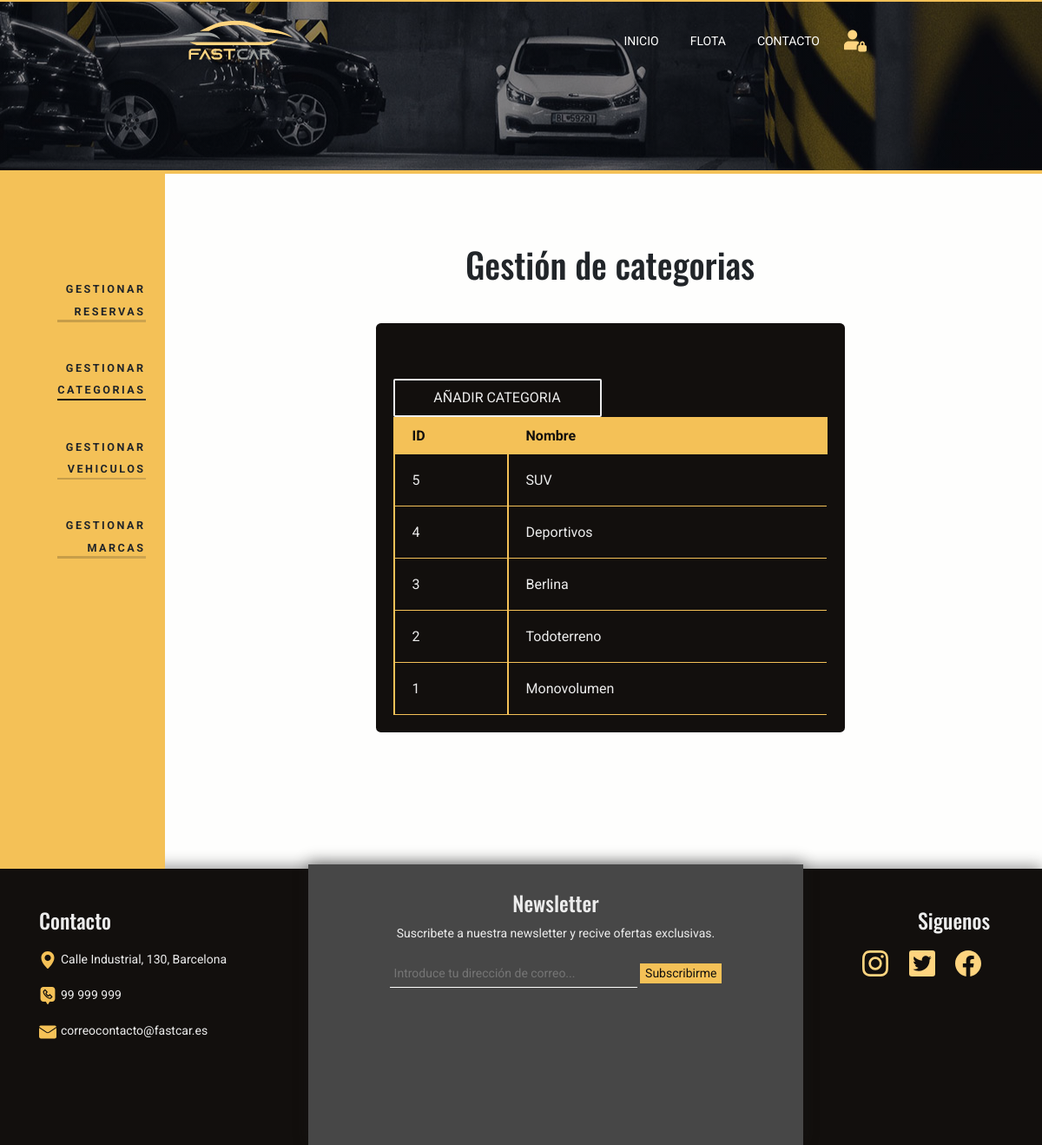
Page /categoria/index (signed in) on the committed database.
### tables this page shows
CREATE TABLE `categorias` (
  `id` int(255) NOT NULL,
  `nombre_categoria` varchar(100) NOT NULL,
  `fecha_creacion` timestamp NOT NULL DEFAULT current_timestamp(),
  `fecha_actualizacion` timestamp NULL DEFAULT NULL ON UPDATE current_timestamp()
);

### controllers/categoriaController.php (called while the page is built, shortened)
<?php
    require_once 'models/categoria.php';
    class categoriaController{
        public function index() {
            $categoria= new Categoria();
            $categorias = $categoria->getAll();
            require_once 'views/categoria/index.php';
        }
    }

### config/db.php (called while the page is built)
<?php
class Database{
	public static function connect(){
		$db = new mysqli('localhost', 'root', '', 'alquiler_coches');
		$db->query("SET NAMES 'utf8'");
		return $db;
	}
}

### models/categoria.php (called while the page is built, shortened)
<?php
class Categoria{
    private $db;
    function __construct() {
        $this->db = Database::connect();
    }
    public function getAll(){
        $categorias = $this->db->query("SELECT * FROM categorias ORDER BY id DESC;");
        return $categorias;
    }
}

### views/categoria/index.php (the view, shortened to what this page needs)
<div class="bg-half bg-storage"></div>
<div class="row">
<aside class="sidebar col-2">
    <nav class="nav">
      <ul>
        <li><a href="<?=base_url?>reserva/gestion">Gestionar reservas</a></li>
        <li class="active"><a href="#">Gestionar categorias</a></li>
        <li><a href="<?=base_url?>vehiculo/gestion">Gestionar vehiculos</a></li>
        <li><a href="<?=base_url?>marca/index">Gestionar marcas</a></li>
      </ul>
    </nav>
</aside>
<section class="gestion col-10">
    <h1 class="text-center">Gestión de categorias</h1>
    <div class="dark-wrapper">
        <a href="<?=base_url?>categoria/crear"><button class="btn btn-secondary-light">Añadir categoria</button></a>
    	<table class="table-dark">
    	<tr>
    		<th>ID</th>
    		<th>Nombre</th>
    	</tr>
	    <?php while ($cat = $categorias->fetch_object()):?>
	    	<tr>
		    	<td><?php echo $cat->id; ?></td>
		    	<td><?php echo $cat->nombre_categoria; ?></td>
	    	</tr>
	   	<?php endwhile; ?>
   	</table>
    </div>
</section>
</div>

### assets/css/style.css (style rules this page uses)
body { font-family: 'Roboto', sans-serif; font-size: 14px; background: #fefefd; }
h1, h2, h3, h4 { font-family: 'Oswald', sans-serif; }
a { color: inherit !important; }
.btn { min-width: 240px; padding: 8px 25px !important; border-radius: 2px !important; text-transform: uppercase; }
.btn-secondary-light { background: none !important; color: #ececec !important; border: 2px solid #ececec !important; }
.bg-half { height: 25vh; }
.bg-storage { background: linear-gradient(rgba(4, 4, 11, 0.45), rgba(4, 4, 11, 0.45)), url("../img/parking.jpg") no-repeat center 65%; border-bottom: inset 4px #f4c157; }
.dark-wrapper { padding: 20px; width: fit-content; margin: 44px auto; background: #120f0d; border-radius: .35rem; }
.table-dark { min-width: 500px; background: #120f0d; padding: 44px; }
.table-dark th, .table-dark td { padding: 10px 10px 10px 20px; }
.table-dark th { border: 2px solid #f4c157; background: #f4c157; color: #120f0d; }
.table-dark td { border-left: 2px solid #f4c157; border-bottom: 1px solid #f4c157; color: #ececec; padding: 20px; }
.sidebar { position: sticky; width: 20%; min-height: 100vh; background: #f4c157; font-size: 0.9em; }
.sidebar .nav { position: relative; margin: 0 15%; text-align: right; top: 10%; font-weight: bold; }
.sidebar ul { list-style: none; }
.sidebar ul li { position: relative; margin: 3.2em 0; }
.sidebar ul li a { line-height: 2em; text-transform: uppercase; text-decoration: none; letter-spacing: 0.2em; color: #120f0d; display: block; transition: all ease-out 300ms; }
.sidebar ul li.active a { color: #ececec; }
.sidebar ul li:not(.active)::after { opacity: 0.2; }
.sidebar ul li::after { content: ''; position: absolute; width: 100%; height: 0.2em; background: black; left: 0; bottom: 0; background-image: linear-gradient(to right, #120f0d, #333333); }
.gestion { padding: 80px 100px; width: 80%; float: right; }
.dark-wrapper .btn { margin-top: 44px; }

### rows in the picture
categorias: id "5", nombre_categoria "SUV"
categorias: id "4", nombre_categoria "Deportivos"
categorias: id "3", nombre_categoria "Berlina"
categorias: id "2", nombre_categoria "Todoterreno"
categorias: id "1", nombre_categoria "Monovolumen"
